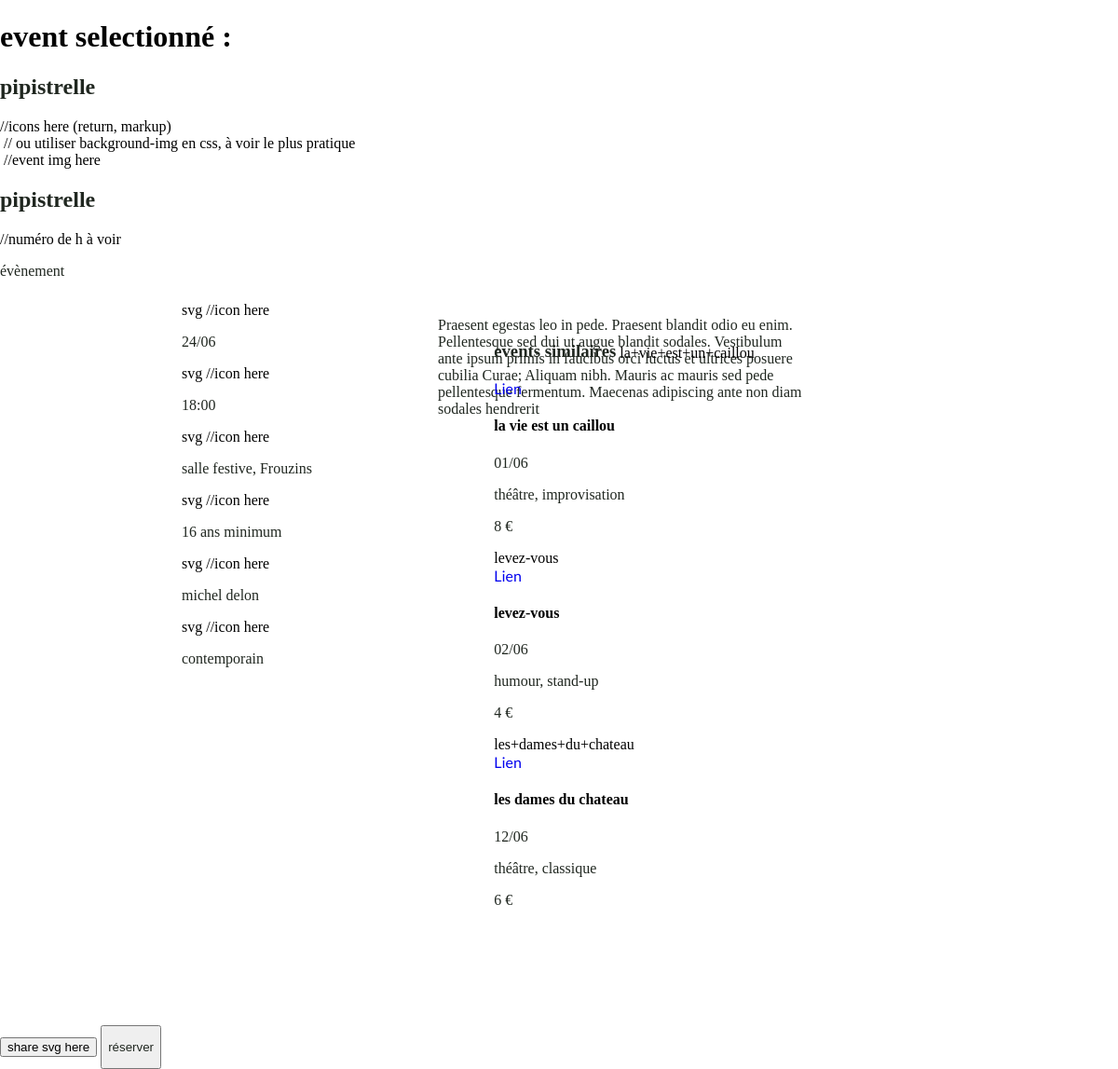
The page /fiche_event.php?title_event=pipistrelle on the database its author committed.
### tables this page shows
CREATE TABLE `evenements` (
  `event_titre` text NOT NULL,
  `event_type` int(11) NOT NULL,
  `event_date` date NOT NULL,
  `event_heure` text NOT NULL,
  `event_lieu` text NOT NULL,
  `event_organisateur` text NOT NULL,
  `event_public` int(11) NOT NULL,
  `event_tags` text NOT NULL,
  `event_prix` float NOT NULL,
  `event_description` text NOT NULL,
  `event_image` text NOT NULL
);

### functions.php (called while the page is built, shortened)
<?php
function lien($l){
    $link = str_replace(' ','+',$l);
    return $link;
}
function title($t){
    $output = str_replace('+', ' ', $t);
    return $output ;
}
function tagscard($tags){
    $output = str_replace('&', ', ', $tags);
    return $output;
}
function datecard($d){
    $dater = explode ('-', $d, 3);
    return $dater[2].'/'.$dater[1];
}
function publicAge($p){
    if($p == 4){
        return 'tous publics' ;
    }
    elseif($p == 0) $age = 8 ;
    elseif ($p == 1) $age = 12 ;
    elseif ($p == 2) $age = 16 ;
    elseif ($p == 3) $age = 18 ;
    return $age.' ans minimum' ;
}
function typeEvent($t){
    if( $t == 0) return 'atelier' ;
    elseif ($t == 1) return 'évènement' ;
}
?>

### fiche_event.php (the view, shortened to what this page needs)
<?php
include("../database.php");
include('../functions.php');
include('entete.php');
$title_event = $_GET['title_event'];
$ev = mysqli_query($connect, "SELECT * FROM `evenements` WHERE event_titre = '$title_event' LIMIT 1 ");
$data = mysqli_fetch_assoc($ev) ;
echo '<h1>event selectionné :</h1>' ;
echo '<h2>'.$data['event_titre'].'</h2>' ;
echo '
    <div class="header">
        <div class="banniere">
            <div>
                //icons here (return, markup)
            </div>
            <img src="" alt=""> // ou utiliser background-img en css, à voir le plus pratique
        </div>
        <img src="" alt=""> //event img here
        <h2>'. $data['event_titre'] .'</h2> //numéro de h à voir
        <p>'. typeEvent($data['event_type']) .'</p>
    </div>
    <div id="maingrid">
        <section class="gridinfos">
            svg //icon here
            <p>'. datecard($data['event_date']) .'</p>
            svg //icon here
            <p>'. $data['event_heure'] .'</p>
            svg //icon here
            <p>'. $data['event_lieu'] .'</p>
            svg //icon here
            <p>'. publicAge($data['event_public']) .'</p>
            svg //icon here
            <p>'. $data['event_organisateur'] .'</p>
            svg //icon here
            <p>'. tagscard($data['event_tags']) .'</p>
        </section>
        <section id="desc">
            <p>'. $data['event_description'] .'</p>
        </section>
        <section id="questions">
        </section>
        <section id="coms">
        </section>
        <section id="similaires">
            <h3>events similaires</h1>
            ';
                include('events_similaires.php') ;
            echo '
            </section>
    </div>
';
include('navbarEvent.php');
echo '
    </body>
    </html>
';
?>

### pages/events_similaires.php
<?php
if ($data['event_type'] == 1) $type = 1 ;
elseif ($data['event_type'] == 0) $type = 0 ;
    $evSim = mysqli_query($connect, "SELECT * FROM `evenements` WHERE event_type = '$type' LIMIT 3");
    if( mysqli_num_rows($evSim) > 0){
        while( $dataSim = mysqli_fetch_array($evSim)){
            echo lien($dataSim['event_titre']). '  ' ;
            echo'
                <article>
                    <div>
                        <a href="fiche_event.php?title_event='.lien($dataSim['event_titre']).'">Lien</a>
                    </div>
                    <h4>'.title($dataSim['event_titre']).'</h4>
                    <p>'.datecard($dataSim['event_date']).'</p>
                    <p>'.tagscard($dataSim['event_tags']).'</p>
                    <p>'.$dataSim['event_prix'].' €</p>
                </article>
            ';
        }
    }
?>

### pages/navbarEvent.php
<?php
if ($data['event_type'] == 0) $actionButton = 'je participe !' ;
elseif ($data['event_type'] == 1) $actionButton = 'réserver' ;
echo '
<div class="eventBar">
    <button>share svg here</button>
    <button><p>'.$actionButton.'</p></button>
</div>
';
?>

### css/base.css (style rules this page uses)
*, *:after, *:before { box-sizing: inherit; }
a { text-decoration: none; font-family:'Lato' }
h2 { color:var(--blak); }
h3 { display:inline-block; color:var(--blak); }
p { color:var(--blak); }
div { border-radius:2px; }

### css/settings.css (style rules this page uses)
html { --whit :#EDEEED; --blak: #202720; --raid: #B20A0A; --gris: #353535; }

### css/creationEvent.css (style rules this page uses)
#maingrid { display:grid; justify-items:center; height: 94vh; grid-template-rows: 24px 50px auto 50px 1fr 20px 6vh; grid-template-columns: auto 100% auto ; margin: 3vh 5vw; }
@media (min-width:400px) { #maingrid { grid-template-columns: auto 400px auto ; } }

### entete.php (style rules this page uses)
body { padding: 0; margin: 0; }

### rows shown on the page
evenements: event_titre "pipistrelle", event_type "évènement", event_date "24/06", event_heure "18:00", event_lieu "salle festive, Frouzins", event_public "16 ans minimum", event_organisateur "michel delon", event_tags "contemporain", event_description "Praesent egestas leo in pede. Praesent blandit odio eu enim. Pellentesque sed dui ut augue blandit sodales. Vestibulum ante ipsum primis in faucibus orci luctus et ultrices posuere cubilia Curae; Aliquam nibh. Mauris ac mauris sed pede pellentesque fermentum. Maecenas adipiscing ante non diam sodales hendrerit", event_type "réserver"
evenements: event_titre "la+vie+est+un+caillou", event_titre "la vie est un caillou", event_date "01/06", event_tags "théâtre, improvisation", event_prix "8"
evenements: event_titre "levez-vous", event_date "02/06", event_tags "humour, stand-up", event_prix "4"
evenements: event_titre "les+dames+du+chateau", event_titre "les dames du chateau", event_date "12/06", event_tags "théâtre, classique", event_prix "6"
